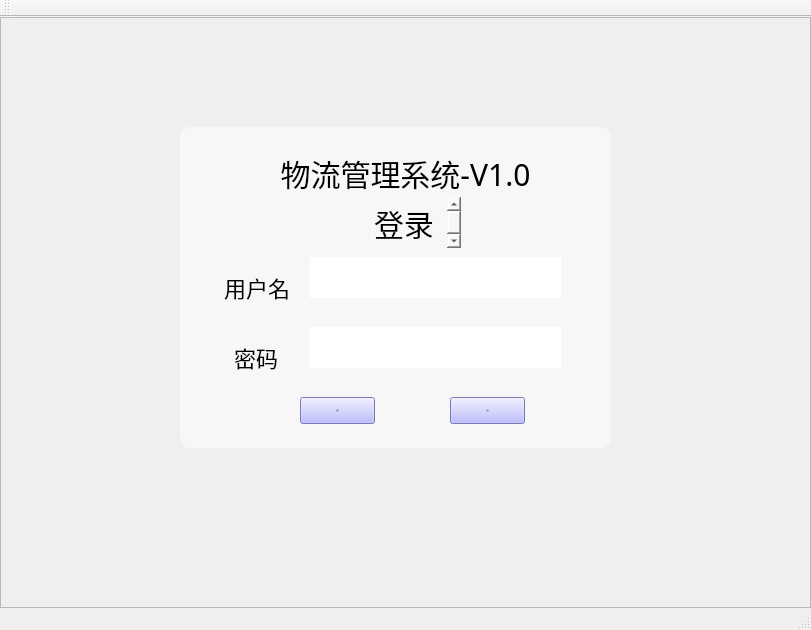
<?xml version="1.0" encoding="UTF-8"?>
<ui version="4.0">
 <class>login</class>
 <widget class="QMainWindow" name="login">
  <property name="geometry">
   <rect>
    <x>0</x>
    <y>0</y>
    <width>811</width>
    <height>630</height>
   </rect>
  </property>
  <property name="sizePolicy">
   <sizepolicy hsizetype="Fixed" vsizetype="Preferred">
    <horstretch>0</horstretch>
    <verstretch>0</verstretch>
   </sizepolicy>
  </property>
  <property name="windowTitle">
   <string>login</string>
  </property>
  <property name="styleSheet">
   <string notr="true">#login{border-image: url(:/img/navi_background.png);}
</string>
  </property>
  <widget class="QWidget" name="centralWidget">
   <property name="styleSheet">
    <string notr="true"/>
   </property>
   <widget class="QFrame" name="mainFrame">
    <property name="geometry">
     <rect>
      <x>0</x>
      <y>0</y>
      <width>811</width>
      <height>591</height>
     </rect>
    </property>
    <property name="styleSheet">
     <string notr="true"/>
    </property>
    <property name="frameShape">
     <enum>QFrame::StyledPanel</enum>
    </property>
    <property name="frameShadow">
     <enum>QFrame::Raised</enum>
    </property>
    <widget class="QTextBrowser" name="title2">
     <property name="geometry">
      <rect>
       <x>370</x>
       <y>180</y>
       <width>91</width>
       <height>51</height>
      </rect>
     </property>
     <property name="font">
      <font>
       <family>黑体</family>
       <pointsize>-1</pointsize>
       <weight>50</weight>
       <italic>false</italic>
       <bold>false</bold>
      </font>
     </property>
     <property name="styleSheet">
      <string notr="true">background-color: rgba(255, 255, 255,0);

font: 30px &quot;黑体&quot;;
border-width:0;border-style:outset;</string>
     </property>
     <property name="html">
      <string>&lt;!DOCTYPE HTML PUBLIC &quot;-//W3C//DTD HTML 4.0//EN&quot; &quot;http://www.w3.org/TR/REC-html40/strict.dtd&quot;&gt;
&lt;html&gt;&lt;head&gt;&lt;meta name=&quot;qrichtext&quot; content=&quot;1&quot; /&gt;&lt;style type=&quot;text/css&quot;&gt;
p, li { white-space: pre-wrap; }
&lt;/style&gt;&lt;/head&gt;&lt;body style=&quot; font-family:'黑体'; font-size:30px; font-weight:400; font-style:normal;&quot;&gt;
&lt;p style=&quot; margin-top:0px; margin-bottom:0px; margin-left:0px; margin-right:0px; -qt-block-indent:0; text-indent:0px;&quot;&gt;&lt;span style=&quot; font-size:30px;&quot;&gt;登录&lt;/span&gt;&lt;/p&gt;&lt;/body&gt;&lt;/html&gt;</string>
     </property>
    </widget>
    <widget class="QTextBrowser" name="title4">
     <property name="geometry">
      <rect>
       <x>230</x>
       <y>320</y>
       <width>81</width>
       <height>41</height>
      </rect>
     </property>
     <property name="font">
      <font>
       <family>黑体</family>
       <pointsize>-1</pointsize>
       <weight>50</weight>
       <italic>false</italic>
       <bold>false</bold>
      </font>
     </property>
     <property name="styleSheet">
      <string notr="true">background-color: rgba(255, 255, 255,0);

font: 22px &quot;黑体&quot;;
border-width:0;border-style:outset;</string>
     </property>
     <property name="html">
      <string>&lt;!DOCTYPE HTML PUBLIC &quot;-//W3C//DTD HTML 4.0//EN&quot; &quot;http://www.w3.org/TR/REC-html40/strict.dtd&quot;&gt;
&lt;html&gt;&lt;head&gt;&lt;meta name=&quot;qrichtext&quot; content=&quot;1&quot; /&gt;&lt;style type=&quot;text/css&quot;&gt;
p, li { white-space: pre-wrap; }
&lt;/style&gt;&lt;/head&gt;&lt;body style=&quot; font-family:'黑体'; font-size:22px; font-weight:400; font-style:normal;&quot;&gt;
&lt;p style=&quot; margin-top:0px; margin-bottom:0px; margin-left:0px; margin-right:0px; -qt-block-indent:0; text-indent:0px;&quot;&gt;&lt;span style=&quot; font-size:22px;&quot;&gt;密码&lt;/span&gt;&lt;/p&gt;&lt;/body&gt;&lt;/html&gt;</string>
     </property>
    </widget>
    <widget class="QLineEdit" name="passwordInput">
     <property name="geometry">
      <rect>
       <x>310</x>
       <y>310</y>
       <width>251</width>
       <height>41</height>
      </rect>
     </property>
     <property name="styleSheet">
      <string notr="true">font-size:16pt;border-width:0px;
border-style:outset;</string>
     </property>
     <property name="text">
      <string/>
     </property>
    </widget>
    <widget class="QPushButton" name="register_2">
     <property name="geometry">
      <rect>
       <x>450</x>
       <y>380</y>
       <width>75</width>
       <height>27</height>
      </rect>
     </property>
     <property name="font">
      <font>
       <family>黑体</family>
       <pointsize>-1</pointsize>
       <weight>50</weight>
       <italic>false</italic>
       <bold>false</bold>
      </font>
     </property>
     <property name="styleSheet">
      <string notr="true">background-color: rgb(170, 170, 255);border-width:0px;


font: 20px &quot;黑体&quot;;</string>
     </property>
     <property name="text">
      <string>注册</string>
     </property>
    </widget>
    <widget class="QPushButton" name="login_2">
     <property name="geometry">
      <rect>
       <x>300</x>
       <y>380</y>
       <width>75</width>
       <height>27</height>
      </rect>
     </property>
     <property name="font">
      <font>
       <family>黑体</family>
       <pointsize>-1</pointsize>
       <weight>50</weight>
       <italic>false</italic>
       <bold>false</bold>
      </font>
     </property>
     <property name="styleSheet">
      <string notr="true">background-color: rgb(170, 170, 255);border-width:0px;
font: 20px &quot;黑体&quot;;
</string>
     </property>
     <property name="text">
      <string>登录</string>
     </property>
    </widget>
    <widget class="QTextBrowser" name="title3">
     <property name="geometry">
      <rect>
       <x>220</x>
       <y>250</y>
       <width>81</width>
       <height>41</height>
      </rect>
     </property>
     <property name="font">
      <font>
       <family>黑体</family>
       <pointsize>-1</pointsize>
       <weight>50</weight>
       <italic>false</italic>
       <bold>false</bold>
      </font>
     </property>
     <property name="styleSheet">
      <string notr="true">background-color: rgba(255, 255, 255,0);

font: 22px &quot;黑体&quot;;
border-width:0;border-style:outset;</string>
     </property>
     <property name="html">
      <string>&lt;!DOCTYPE HTML PUBLIC &quot;-//W3C//DTD HTML 4.0//EN&quot; &quot;http://www.w3.org/TR/REC-html40/strict.dtd&quot;&gt;
&lt;html&gt;&lt;head&gt;&lt;meta name=&quot;qrichtext&quot; content=&quot;1&quot; /&gt;&lt;style type=&quot;text/css&quot;&gt;
p, li { white-space: pre-wrap; }
&lt;/style&gt;&lt;/head&gt;&lt;body style=&quot; font-family:'黑体'; font-size:22px; font-weight:400; font-style:normal;&quot;&gt;
&lt;p style=&quot; margin-top:0px; margin-bottom:0px; margin-left:0px; margin-right:0px; -qt-block-indent:0; text-indent:0px;&quot;&gt;&lt;span style=&quot; font-size:22px;&quot;&gt;用户名&lt;/span&gt;&lt;/p&gt;&lt;/body&gt;&lt;/html&gt;</string>
     </property>
    </widget>
    <widget class="QTextBrowser" name="title">
     <property name="geometry">
      <rect>
       <x>250</x>
       <y>130</y>
       <width>311</width>
       <height>61</height>
      </rect>
     </property>
     <property name="font">
      <font>
       <family>黑体</family>
       <pointsize>-1</pointsize>
       <weight>50</weight>
       <italic>false</italic>
       <bold>false</bold>
      </font>
     </property>
     <property name="styleSheet">
      <string notr="true">background-color: rgba(255, 255, 255,0);
font: 30px &quot;黑体&quot;;
border-width:0;border-style:outset;</string>
     </property>
     <property name="html">
      <string>&lt;!DOCTYPE HTML PUBLIC &quot;-//W3C//DTD HTML 4.0//EN&quot; &quot;http://www.w3.org/TR/REC-html40/strict.dtd&quot;&gt;
&lt;html&gt;&lt;head&gt;&lt;meta name=&quot;qrichtext&quot; content=&quot;1&quot; /&gt;&lt;style type=&quot;text/css&quot;&gt;
p, li { white-space: pre-wrap; }
&lt;/style&gt;&lt;/head&gt;&lt;body style=&quot; font-family:'黑体'; font-size:30px; font-weight:400; font-style:normal;&quot;&gt;
&lt;p align=&quot;center&quot; style=&quot; margin-top:0px; margin-bottom:0px; margin-left:0px; margin-right:0px; -qt-block-indent:0; text-indent:0px;&quot;&gt;&lt;span style=&quot; font-size:30px;&quot;&gt;物流管理系统-V1.0&lt;/span&gt;&lt;/p&gt;&lt;/body&gt;&lt;/html&gt;</string>
     </property>
    </widget>
    <widget class="QTextBrowser" name="textBrowser">
     <property name="geometry">
      <rect>
       <x>180</x>
       <y>110</y>
       <width>431</width>
       <height>321</height>
      </rect>
     </property>
     <property name="styleSheet">
      <string notr="true">border-width:0px;
border-style:outset;
border-radius:10px;
background-color:rgba(255,255,255,0.5);</string>
     </property>
    </widget>
    <widget class="QLineEdit" name="username">
     <property name="geometry">
      <rect>
       <x>310</x>
       <y>240</y>
       <width>251</width>
       <height>41</height>
      </rect>
     </property>
     <property name="styleSheet">
      <string notr="true">font-size:16pt;border-width:0px;
border-style:outset;</string>
     </property>
     <property name="text">
      <string/>
     </property>
    </widget>
    <zorder>textBrowser</zorder>
    <zorder>login_2</zorder>
    <zorder>title2</zorder>
    <zorder>title4</zorder>
    <zorder>passwordInput</zorder>
    <zorder>register_2</zorder>
    <zorder>title3</zorder>
    <zorder>title</zorder>
    <zorder>username</zorder>
   </widget>
  </widget>
  <widget class="QMenuBar" name="menuBar">
   <property name="geometry">
    <rect>
     <x>0</x>
     <y>0</y>
     <width>811</width>
     <height>23</height>
    </rect>
   </property>
  </widget>
  <widget class="QToolBar" name="mainToolBar">
   <attribute name="toolBarArea">
    <enum>TopToolBarArea</enum>
   </attribute>
   <attribute name="toolBarBreak">
    <bool>false</bool>
   </attribute>
  </widget>
  <widget class="QStatusBar" name="statusBar"/>
 </widget>
 <layoutdefault spacing="6" margin="11"/>
 <resources/>
 <connections/>
</ui>
